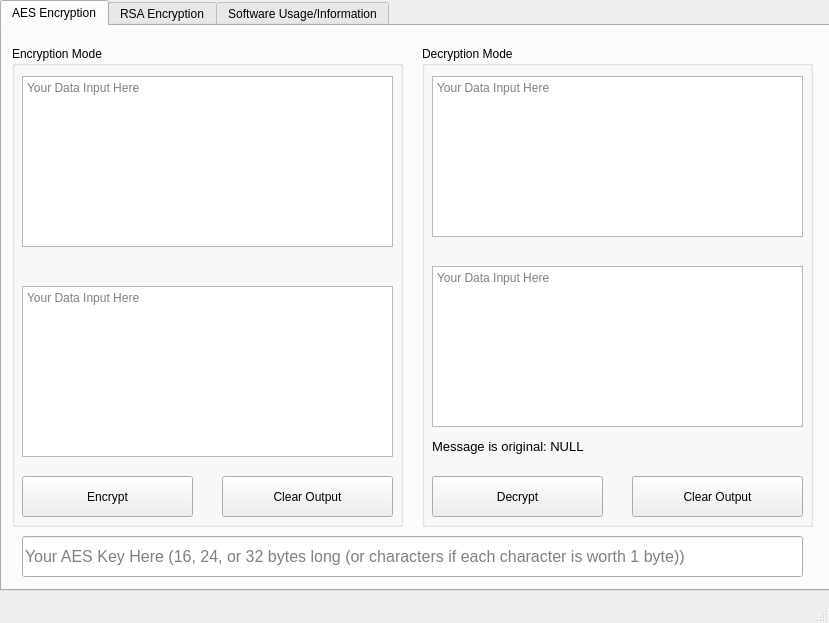
<?xml version="1.0" encoding="UTF-8"?>
<ui version="4.0">
 <class>MainWindow</class>
 <widget class="QMainWindow" name="MainWindow">
  <property name="geometry">
   <rect>
    <x>0</x>
    <y>0</y>
    <width>829</width>
    <height>623</height>
   </rect>
  </property>
  <property name="windowTitle">
   <string>TextSecure by zhiyan114</string>
  </property>
  <widget class="QWidget" name="centralwidget">
   <widget class="QTabWidget" name="tabWidget">
    <property name="geometry">
     <rect>
      <x>0</x>
      <y>0</y>
      <width>831</width>
      <height>591</height>
     </rect>
    </property>
    <property name="currentIndex">
     <number>0</number>
    </property>
    <property name="tabsClosable">
     <bool>false</bool>
    </property>
    <widget class="QWidget" name="AesSection">
     <attribute name="title">
      <string>AES Encryption</string>
     </attribute>
     <widget class="QGroupBox" name="groupBox">
      <property name="geometry">
       <rect>
        <x>10</x>
        <y>20</y>
        <width>391</width>
        <height>481</height>
       </rect>
      </property>
      <property name="layoutDirection">
       <enum>Qt::LeftToRight</enum>
      </property>
      <property name="autoFillBackground">
       <bool>false</bool>
      </property>
      <property name="title">
       <string>Encryption Mode</string>
      </property>
      <property name="flat">
       <bool>false</bool>
      </property>
      <property name="checkable">
       <bool>false</bool>
      </property>
      <widget class="QPushButton" name="EncryptBtn">
       <property name="geometry">
        <rect>
         <x>10</x>
         <y>430</y>
         <width>171</width>
         <height>41</height>
        </rect>
       </property>
       <property name="text">
        <string>Encrypt</string>
       </property>
      </widget>
      <widget class="QPushButton" name="EncClear">
       <property name="geometry">
        <rect>
         <x>210</x>
         <y>430</y>
         <width>171</width>
         <height>41</height>
        </rect>
       </property>
       <property name="text">
        <string>Clear Output</string>
       </property>
      </widget>
      <widget class="QPlainTextEdit" name="EncInput">
       <property name="geometry">
        <rect>
         <x>10</x>
         <y>30</y>
         <width>371</width>
         <height>171</height>
        </rect>
       </property>
       <property name="placeholderText">
        <string>Your Data Input Here</string>
       </property>
      </widget>
      <widget class="QPlainTextEdit" name="EncOutput">
       <property name="geometry">
        <rect>
         <x>10</x>
         <y>240</y>
         <width>371</width>
         <height>171</height>
        </rect>
       </property>
       <property name="readOnly">
        <bool>true</bool>
       </property>
       <property name="placeholderText">
        <string>Your Data Input Here</string>
       </property>
      </widget>
     </widget>
     <widget class="QGroupBox" name="groupBox_2">
      <property name="geometry">
       <rect>
        <x>420</x>
        <y>20</y>
        <width>391</width>
        <height>481</height>
       </rect>
      </property>
      <property name="title">
       <string>Decryption Mode</string>
      </property>
      <widget class="QPushButton" name="DecryptBtn">
       <property name="geometry">
        <rect>
         <x>10</x>
         <y>430</y>
         <width>171</width>
         <height>41</height>
        </rect>
       </property>
       <property name="text">
        <string>Decrypt</string>
       </property>
      </widget>
      <widget class="QPushButton" name="DecClear">
       <property name="geometry">
        <rect>
         <x>210</x>
         <y>430</y>
         <width>171</width>
         <height>41</height>
        </rect>
       </property>
       <property name="text">
        <string>Clear Output</string>
       </property>
      </widget>
      <widget class="QLabel" name="MessageStatus">
       <property name="geometry">
        <rect>
         <x>10</x>
         <y>390</y>
         <width>371</width>
         <height>21</height>
        </rect>
       </property>
       <property name="font">
        <font>
         <pointsize>10</pointsize>
        </font>
       </property>
       <property name="text">
        <string>Message is original: NULL</string>
       </property>
      </widget>
      <widget class="QPlainTextEdit" name="DecInput">
       <property name="geometry">
        <rect>
         <x>10</x>
         <y>30</y>
         <width>371</width>
         <height>161</height>
        </rect>
       </property>
       <property name="placeholderText">
        <string>Your Data Input Here</string>
       </property>
      </widget>
      <widget class="QPlainTextEdit" name="DecOutput">
       <property name="geometry">
        <rect>
         <x>10</x>
         <y>220</y>
         <width>371</width>
         <height>161</height>
        </rect>
       </property>
       <property name="readOnly">
        <bool>true</bool>
       </property>
       <property name="placeholderText">
        <string>Your Data Input Here</string>
       </property>
      </widget>
     </widget>
     <widget class="QLineEdit" name="KeyInput">
      <property name="geometry">
       <rect>
        <x>20</x>
        <y>510</y>
        <width>781</width>
        <height>41</height>
       </rect>
      </property>
      <property name="font">
       <font>
        <pointsize>12</pointsize>
       </font>
      </property>
      <property name="inputMask">
       <string/>
      </property>
      <property name="text">
       <string/>
      </property>
      <property name="maxLength">
       <number>32</number>
      </property>
      <property name="placeholderText">
       <string>Your AES Key Here (16, 24, or 32 bytes long (or characters if each character is worth 1 byte))</string>
      </property>
     </widget>
    </widget>
    <widget class="QWidget" name="RSASection">
     <attribute name="title">
      <string>RSA Encryption</string>
     </attribute>
     <widget class="QGroupBox" name="groupBox_3">
      <property name="geometry">
       <rect>
        <x>0</x>
        <y>0</y>
        <width>261</width>
        <height>561</height>
       </rect>
      </property>
      <property name="title">
       <string>Key Management</string>
      </property>
      <widget class="QPlainTextEdit" name="PublicKeyInput">
       <property name="geometry">
        <rect>
         <x>10</x>
         <y>30</y>
         <width>241</width>
         <height>241</height>
        </rect>
       </property>
       <property name="placeholderText">
        <string>Your public RSA Key</string>
       </property>
      </widget>
      <widget class="QPlainTextEdit" name="PrivateKeyInput">
       <property name="geometry">
        <rect>
         <x>10</x>
         <y>280</y>
         <width>241</width>
         <height>241</height>
        </rect>
       </property>
       <property name="readOnly">
        <bool>false</bool>
       </property>
       <property name="placeholderText">
        <string>Your Private RSA Key</string>
       </property>
      </widget>
      <widget class="QLineEdit" name="GenKeySize">
       <property name="geometry">
        <rect>
         <x>140</x>
         <y>530</y>
         <width>113</width>
         <height>21</height>
        </rect>
       </property>
       <property name="inputMask">
        <string/>
       </property>
       <property name="text">
        <string>2048</string>
       </property>
       <property name="maxLength">
        <number>5</number>
       </property>
       <property name="placeholderText">
        <string>Key Size</string>
       </property>
      </widget>
      <widget class="QPushButton" name="GenRSAKey">
       <property name="geometry">
        <rect>
         <x>10</x>
         <y>530</y>
         <width>111</width>
         <height>23</height>
        </rect>
       </property>
       <property name="text">
        <string>Generate RSA Key</string>
       </property>
      </widget>
     </widget>
     <widget class="QGroupBox" name="groupBox_5">
      <property name="geometry">
       <rect>
        <x>560</x>
        <y>0</y>
        <width>261</width>
        <height>561</height>
       </rect>
      </property>
      <property name="title">
       <string>Decryption</string>
      </property>
      <widget class="QPlainTextEdit" name="RDecInput">
       <property name="geometry">
        <rect>
         <x>10</x>
         <y>30</y>
         <width>241</width>
         <height>241</height>
        </rect>
       </property>
       <property name="placeholderText">
        <string>Your data input here</string>
       </property>
      </widget>
      <widget class="QPlainTextEdit" name="RDecOutput">
       <property name="geometry">
        <rect>
         <x>10</x>
         <y>280</y>
         <width>241</width>
         <height>241</height>
        </rect>
       </property>
       <property name="readOnly">
        <bool>true</bool>
       </property>
       <property name="placeholderText">
        <string>Your data output here</string>
       </property>
      </widget>
      <widget class="QPushButton" name="RDecryptClear">
       <property name="geometry">
        <rect>
         <x>140</x>
         <y>530</y>
         <width>111</width>
         <height>23</height>
        </rect>
       </property>
       <property name="text">
        <string>Clear Output</string>
       </property>
      </widget>
      <widget class="QPushButton" name="RDecryptBtn">
       <property name="geometry">
        <rect>
         <x>10</x>
         <y>530</y>
         <width>111</width>
         <height>23</height>
        </rect>
       </property>
       <property name="text">
        <string>Decrypt</string>
       </property>
      </widget>
     </widget>
     <widget class="QGroupBox" name="groupBox_4">
      <property name="geometry">
       <rect>
        <x>280</x>
        <y>0</y>
        <width>261</width>
        <height>561</height>
       </rect>
      </property>
      <property name="title">
       <string>Encryption</string>
      </property>
      <widget class="QPlainTextEdit" name="REncInput">
       <property name="geometry">
        <rect>
         <x>10</x>
         <y>30</y>
         <width>241</width>
         <height>241</height>
        </rect>
       </property>
       <property name="placeholderText">
        <string>Your data input here</string>
       </property>
      </widget>
      <widget class="QPushButton" name="REncryptBtn">
       <property name="geometry">
        <rect>
         <x>10</x>
         <y>530</y>
         <width>111</width>
         <height>23</height>
        </rect>
       </property>
       <property name="text">
        <string>Encrypt</string>
       </property>
      </widget>
      <widget class="QPushButton" name="REncryptClear">
       <property name="geometry">
        <rect>
         <x>140</x>
         <y>530</y>
         <width>111</width>
         <height>23</height>
        </rect>
       </property>
       <property name="text">
        <string>Clear Output</string>
       </property>
      </widget>
      <widget class="QPlainTextEdit" name="REncOutput">
       <property name="geometry">
        <rect>
         <x>10</x>
         <y>280</y>
         <width>241</width>
         <height>241</height>
        </rect>
       </property>
       <property name="readOnly">
        <bool>true</bool>
       </property>
       <property name="placeholderText">
        <string>Your data output here</string>
       </property>
      </widget>
     </widget>
    </widget>
    <widget class="QWidget" name="UsageSection">
     <attribute name="title">
      <string>Software Usage/Information</string>
     </attribute>
     <widget class="QLabel" name="label">
      <property name="geometry">
       <rect>
        <x>0</x>
        <y>20</y>
        <width>821</width>
        <height>71</height>
       </rect>
      </property>
      <property name="font">
       <font>
        <pointsize>20</pointsize>
        <weight>75</weight>
        <bold>true</bold>
        <underline>true</underline>
       </font>
      </property>
      <property name="styleSheet">
       <string notr="true">color: rgb(0, 230, 230);</string>
      </property>
      <property name="text">
       <string>Software Usages/Information</string>
      </property>
      <property name="alignment">
       <set>Qt::AlignCenter</set>
      </property>
     </widget>
     <widget class="QLabel" name="label_2">
      <property name="geometry">
       <rect>
        <x>10</x>
        <y>80</y>
        <width>801</width>
        <height>471</height>
       </rect>
      </property>
      <property name="font">
       <font>
        <pointsize>12</pointsize>
       </font>
      </property>
      <property name="text">
       <string>&lt;html&gt;&lt;head/&gt;&lt;body&gt;&lt;p&gt;You may use the software for any purposes and I will not be liable for the outcome. Both AES and RSA mode are available. It is recommended to use AES mode for message encryption then use the RSA as a AES Key encrytion since it has a severe size limit and is not designed for that purpose either way. (In a later release, a combination of both mode will be available so that you do not need to store the AES Key and data seperately).&lt;/p&gt;&lt;p&gt;Do know that the software will crash if an invalid formatted RSA public/private key was used.&lt;/p&gt;&lt;/body&gt;&lt;/html&gt;</string>
      </property>
      <property name="scaledContents">
       <bool>true</bool>
      </property>
      <property name="alignment">
       <set>Qt::AlignLeading|Qt::AlignLeft|Qt::AlignTop</set>
      </property>
      <property name="wordWrap">
       <bool>true</bool>
      </property>
     </widget>
    </widget>
   </widget>
  </widget>
  <widget class="QMenuBar" name="menubar">
   <property name="geometry">
    <rect>
     <x>0</x>
     <y>0</y>
     <width>829</width>
     <height>21</height>
    </rect>
   </property>
  </widget>
  <widget class="QStatusBar" name="statusbar"/>
 </widget>
 <resources/>
 <connections/>
</ui>
